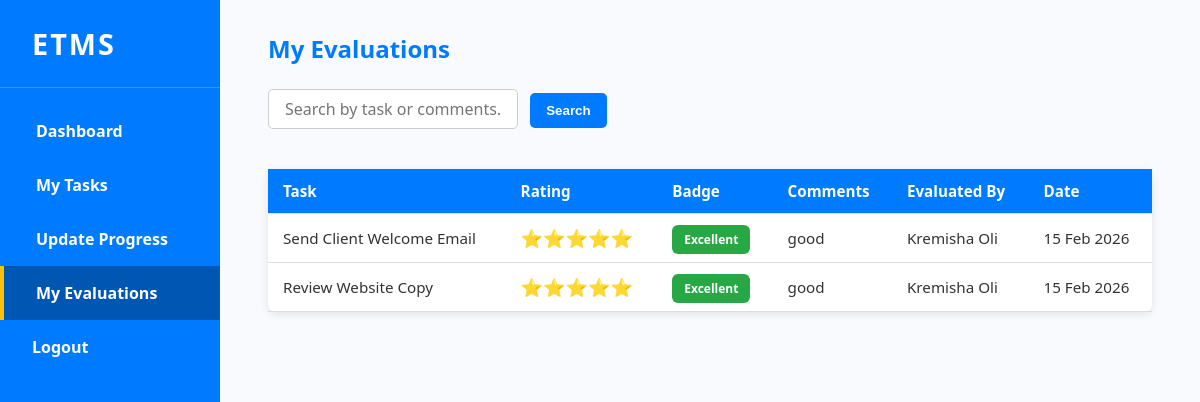
The page /employee-evaluations.php (signed in) on the database its author committed.
### tables this page shows
CREATE TABLE `evaluations` (
  `id` int(11) NOT NULL,
  `employee_id` int(11) NOT NULL,
  `rating` int(2) DEFAULT NULL,
  `suggested_rating` int(2) DEFAULT NULL,
  `comments` text DEFAULT NULL,
  `task_id` int(11) NOT NULL,
  `evaluated_by` int(11) NOT NULL,
  `created_at` datetime NOT NULL DEFAULT current_timestamp()
);

CREATE TABLE `tasks` (
  `id` int(11) NOT NULL,
  `title` varchar(255) NOT NULL,
  `description` text DEFAULT NULL,
  `deadline` date DEFAULT NULL,
  `priority` varchar(50) DEFAULT NULL,
  `status` varchar(50) NOT NULL DEFAULT 'Not Started',
  `progress` int(11) DEFAULT NULL,
  `created_at` datetime NOT NULL DEFAULT current_timestamp(),
  `assigned_to` int(11) DEFAULT NULL,
  `updated_at` datetime DEFAULT current_timestamp() ON UPDATE current_timestamp()
);

CREATE TABLE `users` (
  `id` int(11) NOT NULL,
  `username` varchar(255) NOT NULL,
  `fullname` varchar(255) NOT NULL,
  `email` varchar(255) NOT NULL,
  `password` varchar(255) NOT NULL,
  `role` enum('employee','admin','super_admin') NOT NULL DEFAULT 'employee',
  `created_at` datetime DEFAULT current_timestamp(),
  `updated_at` timestamp NOT NULL DEFAULT current_timestamp() ON UPDATE current_timestamp()
);

### employee-evaluations.php (the view, shortened to what this page needs)
<?php
include 'db.php';
$employee_id = $_SESSION['user_id'];
$search = trim($_GET['search'] ?? '');
$page = max(1, intval($_GET['page'] ?? 1));
$evalsPerPage = 5;
$offset = ($page - 1) * $evalsPerPage;
if ($search !== '') {
    $query = "SELECT e.rating, e.comments, e.created_at, t.title AS task_title, a.fullname AS admin_name FROM evaluations e JOIN tasks t ON e.task_id = t.id JOIN users a ON e.evaluated_by = a.id WHERE e.employee_id = ? AND (t.title LIKE ? OR e.comments LIKE ?) ORDER BY e.created_at DESC LIMIT ? OFFSET ?";
    $stmt = $conn->prepare($query);
    $like = "%$search%";
    $stmt->bind_param("issii", $employee_id, $like, $like, $evalsPerPage, $offset);
} else {
    $query = "SELECT e.rating, e.comments, e.created_at, t.title AS task_title, a.fullname AS admin_name FROM evaluations e JOIN tasks t ON e.task_id = t.id JOIN users a ON e.evaluated_by = a.id WHERE e.employee_id = ? ORDER BY e.created_at DESC LIMIT ? OFFSET ?";
    $stmt = $conn->prepare($query);
    $stmt->bind_param("iii", $employee_id, $evalsPerPage, $offset);
}
$stmt->execute();
$result = $stmt->get_result();
function renderStars($rating) {
    $stars = '';
    for ($i = 1; $i <= 5; $i++) {
        $stars .= ($i <= $rating) ? '⭐' : '☆';
    }
    return "<span class='stars'>$stars</span>";
}
function getBadge($rating) {
    if ($rating >= 4) return "<span class='badge excellent'>Excellent</span>";
    return "<span class='badge poor'>Poor</span>";
}
?>
<!DOCTYPE html>
<html lang="en">
<head>
    <link rel="stylesheet" href="dashboard.css" />
</head>
<body>
<div class="sidebar">
    <div class="sidebar-logo">ETMS</div>
    <ul class="sidebar-menu">
        <li><a href="employee-dashboard.php">Dashboard</a></li>
        <li><a href="my-tasks.php">My Tasks</a></li>
        <li><a href="update-progress.php">Update Progress</a></li>
        <li><a href="employee-evaluations.php" class="active">My Evaluations</a></li>
        <li><a href="logout.php" class="logout">Logout</a></li>
    </ul>
</div>
<div class="main-content">
    <header><h2>My Evaluations</h2></header>
    <form method="GET" style="margin-bottom: 1.5rem;">
        <input type="text" name="search" value="<?= htmlspecialchars($search); ?>" placeholder="Search by task or comments..." style="padding: 0.5rem 1rem; border-radius: 5px; border: 1px solid #ccc; width: 250px;" />
        <button type="submit" class="btn" style="margin-left: 8px;">Search</button>
    </form>
    <section>
        <?php if ($result->num_rows > 0): ?>
            <table class="styled-table">
                <thead>
                    <tr>
                        <th>Task</th>
                        <th>Rating</th>
                        <th>Badge</th>
                        <th>Comments</th>
                        <th>Evaluated By</th>
                        <th>Date</th>
                    </tr>
                </thead>
                <tbody>
                    <?php while ($eval = $result->fetch_assoc()): ?>
                        <tr>
                            <td><?= htmlspecialchars($eval['task_title']); ?></td>
                            <td><?= renderStars($eval['rating']); ?></td>
                            <td><?= getBadge($eval['rating']); ?></td>
                            <td><?= nl2br(htmlspecialchars($eval['comments'])); ?></td>
                            <td><?= htmlspecialchars($eval['admin_name']); ?></td>
                            <td><?= htmlspecialchars(date("d M Y", strtotime($eval['created_at']))); ?></td>
                        </tr>
                    <?php endwhile; ?>
                </tbody>
            </table>
        <?php else: ?>
            <p>No evaluations available yet.</p>
        <?php endif; ?>
    </section>
</div>
</body>
</html>

### dashboard.css (style rules this page uses)
body { font-family: 'Segoe UI', Tahoma, Geneva, Verdana, sans-serif; background-color: #f9fafd; color: #333; margin: 0; padding: 0; }
.sidebar { width: 220px; height: 100vh; background-color: #007bff; color: white; position: fixed; top: 0; left: 0; display: flex; flex-direction: column; z-index: 1000; }
.sidebar-logo { font-size: 1.8rem; font-weight: 700; padding: 1.5rem 2rem; letter-spacing: 2px; border-bottom: 1px solid rgba(255, 255, 255, 0.2); white-space: nowrap; }
.sidebar-menu { list-style: none; margin: 0; padding: 1rem 0; flex-grow: 1; }
.sidebar-menu li { margin: 0; }
.sidebar-menu li a { display: block; padding: 1rem 2rem; color: white; text-decoration: none; font-weight: 600; transition: background-color 0.3s ease, border-left-color 0.3s ease; border-left: 4px solid transparent; white-space: nowrap; }
.sidebar-menu li a:hover, .sidebar-menu li a.active { background-color: #0056b3; border-left: 4px solid #ffc107; color: #fff; }
.sidebar-menu li a.logout { margin-top: auto; background-color: #007bff; border-left: none; }
.main-content { margin-left: 220px; padding: 2rem 3rem; background-color: #f9fafd; min-height: 100vh; transition: margin-left 0.3s ease; }
.main-content header h2 { margin: 0 0 1.5rem 0; font-weight: 700; color: #007bff; }
.btn { background-color: #007bff; color: white; padding: 0.6rem 1rem; border: none; border-radius: 5px; font-weight: 600; cursor: pointer; text-align: center; text-decoration: none; transition: background-color 0.3s ease; display: inline-block; }
input[type="text"], input[type="date"], select, textarea, input[type="range"] { width: 100%; padding: 0.6rem 0.8rem; margin-bottom: 1rem; border: 1px solid #ccc; border-radius: 5px; font-size: 1rem; transition: border-color 0.3s ease; font-family: inherit; box-sizing: border-box; }
table { width: 100%; border-collapse: collapse; background: white; border-radius: 8px; box-shadow: 0 2px 8px rgba(0, 0, 0, 0.1); font-size: 0.95rem; }
thead tr { background-color: #007bff; color: white; text-align: left; }
th, td { padding: 12px 15px; border-bottom: 1px solid #ddd; vertical-align: middle; white-space: nowrap; }
.stars { font-size: 18px; color: #f8d64e; }
.badge { padding: 6px 12px; border-radius: 6px; font-size: 12px; font-weight: bold; color: #fff; text-transform: capitalize; }
.badge.excellent { background: #28a745; }

### rows shown on the page
evaluations: task.title "Send Client Welcome Email", rating "Excellent", comments "good", users.fullname "Kremisha Oli", created_at "15 Feb 2026"
evaluations: task.title "Review Website Copy", rating "Excellent", comments "good", users.fullname "Kremisha Oli", created_at "15 Feb 2026"
